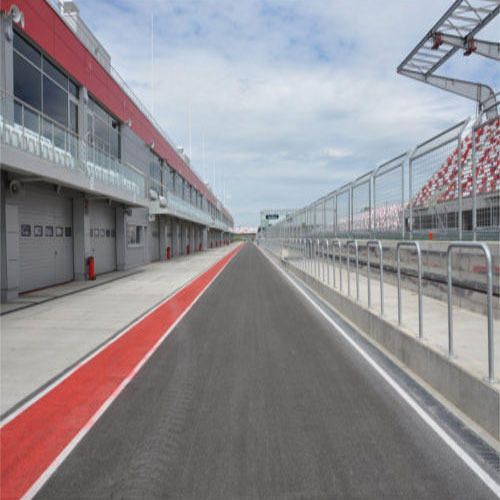
#> input picture linea_izq.jfif, 500 x 500 px
$ python Canny_Line.py
#> lines starting #> are read from the running program, lines starting #| are printed output that depends on the picture
import cv2
import numpy as np

# Load the input image
image = cv2.imread('linea_izq.jfif')
#> image is the input picture: shape (500, 500, 3); mean B, G, R 146.2, 141.5, 145

# Apply Canny edge detection to the image
edges = cv2.Canny(image, threshold1=100, threshold2=200)
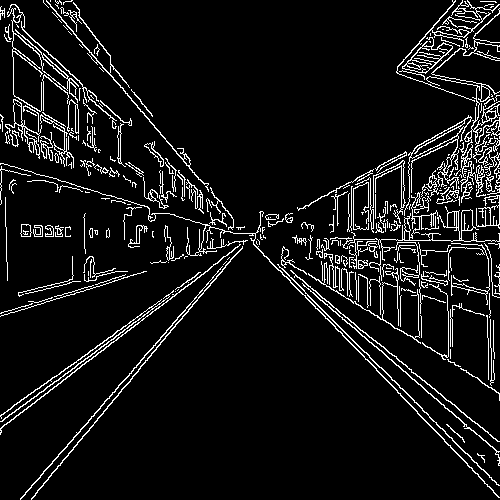
#> edges: shape (500, 500); 7.8% white in thin lines or dots

# Apply the Hough Transform to detect lines
lines = cv2.HoughLines(edges, 1, np.pi / 180, threshold=100)
#> lines = 336 rows, first 8: [15, 2.29], [-14, 2.37], [342, 0.716], [77, 2.11], [-6, 2.36], [344, 0.698], [29, 2.25], [-9, 2.36]

# Create a copy of the original image to draw lines on
image_with_lines = image.copy()

# Draw the detected lines on the image
if lines is not None:
    for line in lines:
        rho, theta = line[0]
        a = np.cos(theta)
        b = np.sin(theta)
        x0 = a * rho
        y0 = b * rho
        x1 = int(x0 + 1000 * (-b))
        y1 = int(y0 + 1000 * (a))
        x2 = int(x0 - 1000 * (-b))
        y2 = int(y0 - 1000 * (a))
        cv2.line(image_with_lines, (x1, y1), (x2, y2), (0, 0, 255), 2)  # Draw red lines
#> this loop made 336 passes
#> (rho, theta, a, b, x0, y0, x1, y1) on passes 1 to 3: (15, 2.29, -0.656, 0.755, -9.84, 11.32, -764, -644), (-14, 2.37, -0.719, 0.695, 10.07, -9.73, -684, -729), (342, 0.716, 0.755, 0.656, 258.1, 224.4, -397, 979)
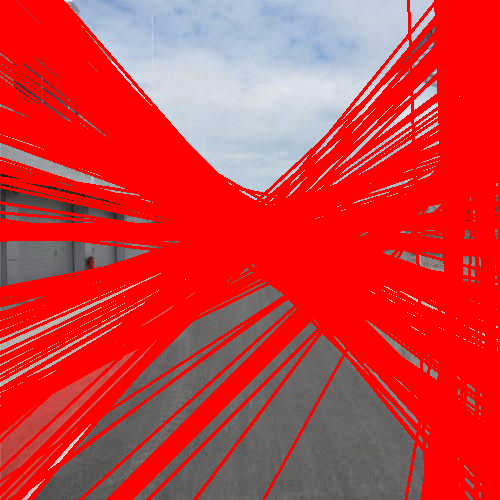
#> image_with_lines: shape (500, 500, 3); mean B, G, R 62.3, 59.5, 209.5

# Display the original image, Canny edges, and lines in separate windows
cv2.imshow('Original Image', image)
cv2.imshow('Canny Edges', edges)
cv2.imshow('Image with Detected Lines', image_with_lines)

# Wait for a key press and close the windows
cv2.waitKey(0)
cv2.destroyAllWindows()
